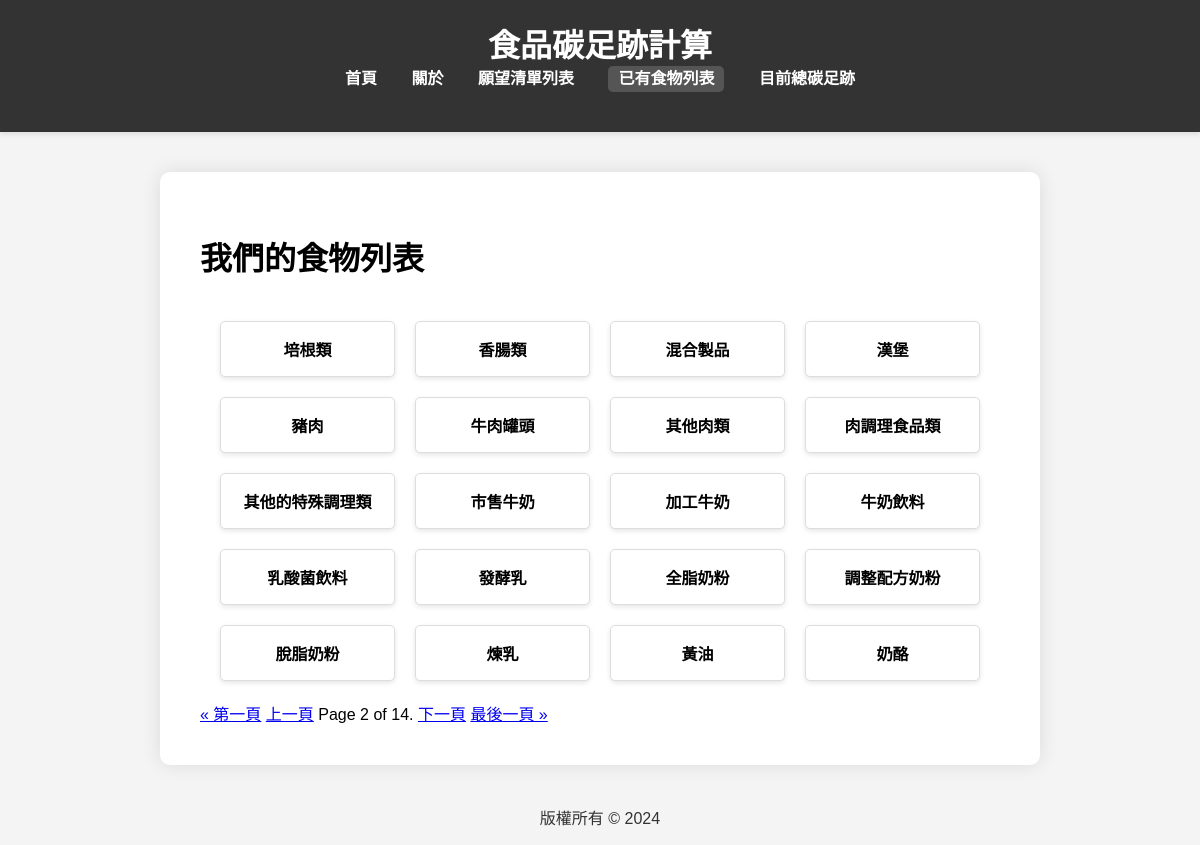
The app's page /migrate/food_list/?page=2 with its own data.
### migrate/models.py (models this page shows, shortened)
class Food(models.Model):
    UNIT_CHOICES = (
        ('kg', 'Kilogram'),  # 千克
        ('L', 'Liter'),      # 升
        ('枚', 'Pieces'),    # 枚，用于不规则计数的物品，如鸡蛋等
    )
    name = models.CharField(max_length=100)
    quantity = models.FloatField(validators=[MinValueValidator(0.01)])
    carbon_footprint = models.FloatField(validators=[MinValueValidator(0)])
    unit = models.CharField(max_length=10, choices=UNIT_CHOICES, default='kg')

### migrate/views.py (the view)
# urls.py: path('food_list/', views.food_list, name='food_list'),  # 新增这行
def food_list(request):
    foods = Food.objects.all()
    paginator = Paginator(foods, 20)  # 每页显示20个项目
    page_number = request.GET.get('page')
    page_obj = paginator.get_page(page_number)
    return render(request, 'food_list.html', {'page_obj': page_obj})

### migrate/templates/food_list.html
{% extends "base.html" %}
{% block content %}
<h1>我們的食物列表</h1>
<div class="food-grid">
    {% for food in page_obj %}
    <div class="food-card">
        <p>{{ food.name }}</p>
    </div>
    {% endfor %}
</div>
<div class="pagination">
    <span class="step-links">
        {% if page_obj.has_previous %}
            <a href="?page=1">&laquo; 第一頁</a>
            <a href="?page={{ page_obj.previous_page_number }}">上一頁</a>
        {% endif %}
        <span class="current">
            Page {{ page_obj.number }} of {{ page_obj.paginator.num_pages }}.
        </span>
        {% if page_obj.has_next %}
            <a href="?page={{ page_obj.next_page_number }}">下一頁</a>
            <a href="?page={{ page_obj.paginator.num_pages }}">最後一頁 &raquo;</a>
        {% endif %}
    </span>
</div>
{% endblock %}

### migrate/static/css/style.css (style rules this page uses)
body { font-family: Arial, sans-serif; background-color: #f4f4f4; margin: 0; padding: 0; }
.food-grid { display: grid; grid-template-columns: repeat(auto-fill, minmax(150px, 1fr)); gap: 20px; padding: 20px; }
.food-card { background: #fff; border: 1px solid #ddd; border-radius: 5px; padding: 15px; box-shadow: 0 2px 5px rgba(0, 0, 0, 0.1); text-align: center; }
.food-card p { margin: 0; font-size: 16px; font-weight: bold; }

### records on screen
Food: name "培根類"
Food: name "香腸類"
Food: name "混合製品"
Food: name "漢堡"
Food: name "豬肉"
Food: name "牛肉罐頭"
Food: name "其他肉類"
Food: name "肉調理食品類"
Food: name "其他的特殊調理類"
Food: name "市售牛奶"
Food: name "加工牛奶"
Food: name "牛奶飲料"
Food: name "乳酸菌飲料"
Food: name "發酵乳"
Food: name "全脂奶粉"
Food: name "調整配方奶粉"
Food: name "脫脂奶粉"
Food: name "煉乳"
Food: name "黃油"
Food: name "奶酪"

### other values on screen
{{ page_obj.number }} "2"
{{ page_obj.paginator.num_pages }} "14"
